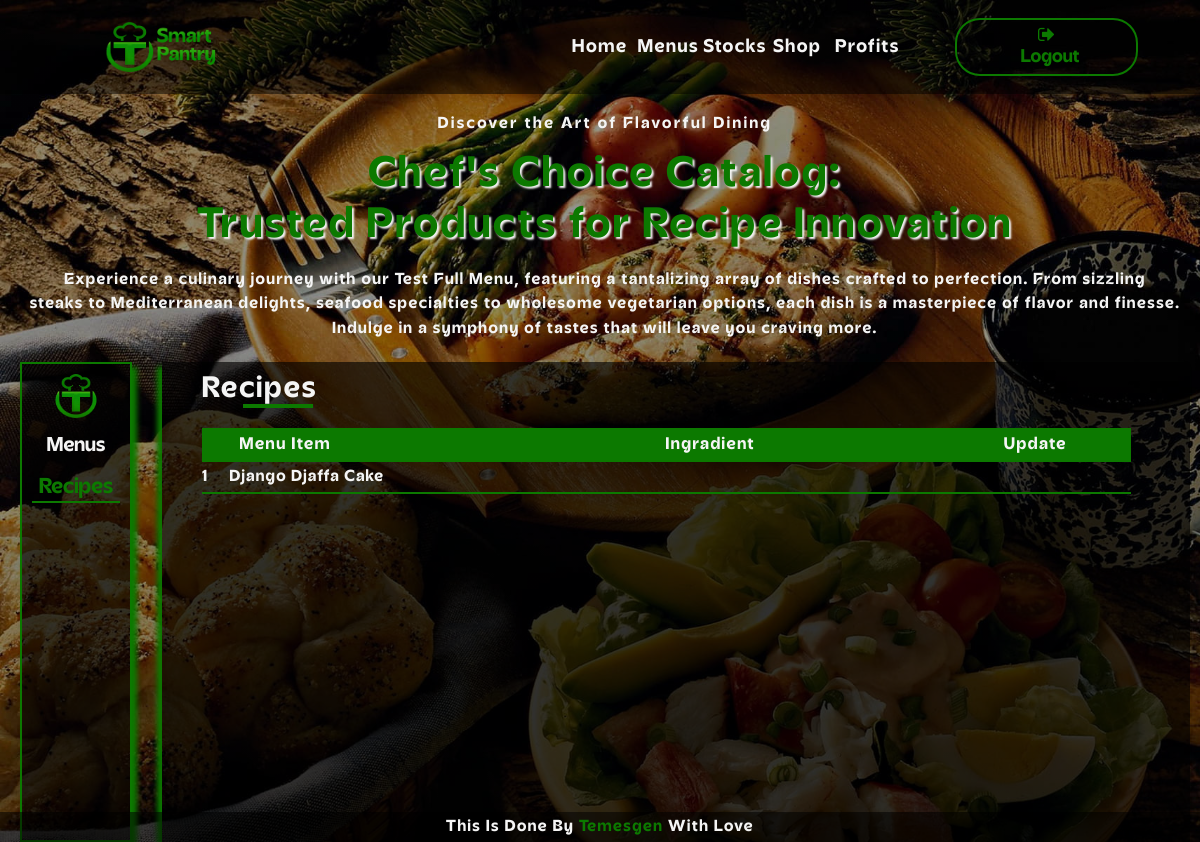
The page /Recipes/ on the database as committed earlier.
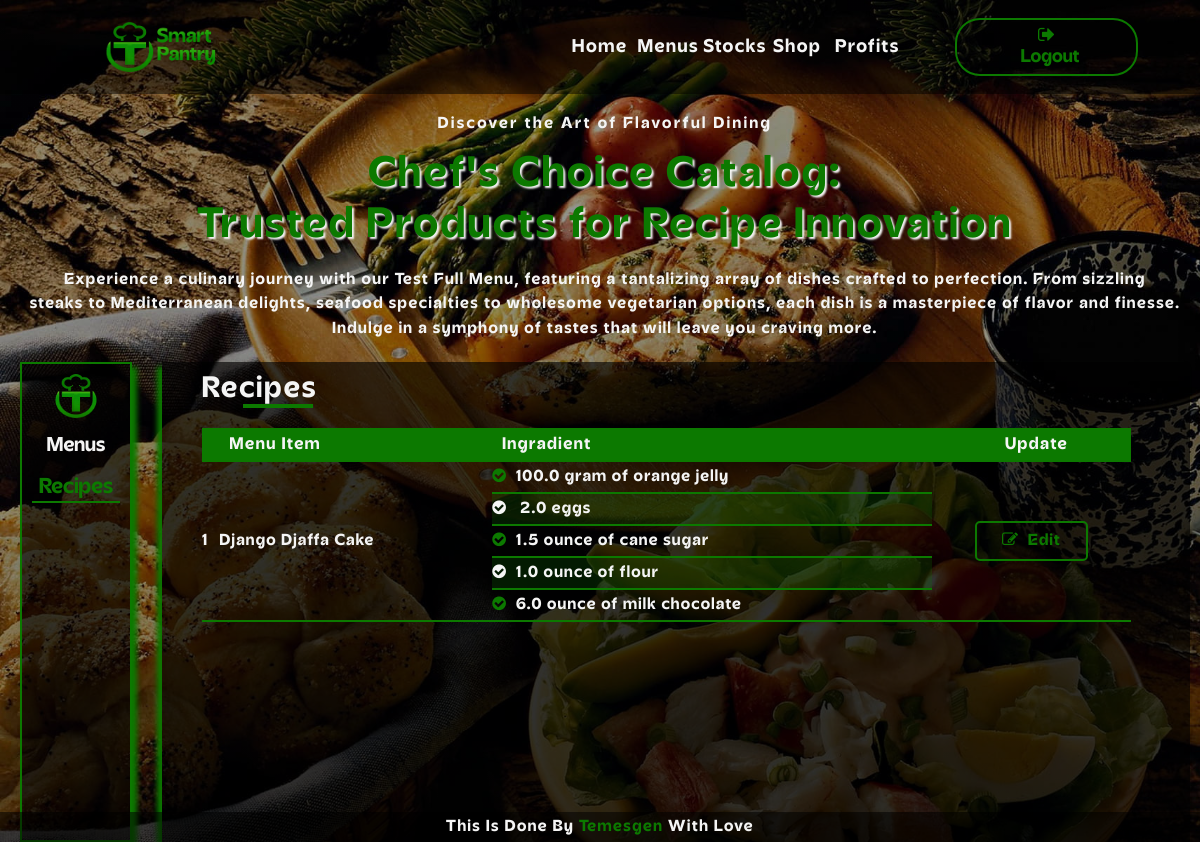
The same page on the database as committed later.
### inventory/models.py (models this page shows)
class MenuItem(models.Model):
    Title = models.CharField(max_length=30)
    Price = models.FloatField()
    Reating = models.IntegerField(default=3)
    Status = models.BooleanField(default=True)

class RecipeRequirement(models.Model):
    Menu_item = models.ForeignKey("MenuItem", verbose_name=("Menu Item"), on_delete=models.CASCADE)
    Ingradint = models.ForeignKey("Ingradient", verbose_name=("Recipe"), on_delete=models.PROTECT)
    Quantity = models.FloatField(default=0, blank=False, null=False)
    Unit = models.CharField(default="gram", max_length=6, choices=units)

class Ingradient(models.Model):
    states = [
        ("li", "liquid"),
        ("so", "solid"),
        ("co", "count")
    ]
    Name = models.CharField(max_length=50)
    State = models.CharField(max_length=2, choices=states)
    Quantity = models.FloatField(default=0)
    Unit = models.CharField(max_length=6, choices=units)
    Unit_price = models.FloatField(default=0)

### inventory/views.py (the view)
# urls.py: path("Recipes/", views.ShowRecipe, name="recipes"),
def ShowRecipe(request):
    menu_items = MenuItem.objects.all()
    context ={
        "menu_items" : menu_items,
    }
    return render(request, "inventory/recipe.html", context)

### inventory/templatetags/my_filters.py (called while the page is built)
@register.filter(name="GetRecipe")
def GetRecipe(ids):
    recipes = RecipeRequirement.objects.filter(Menu_item = ids)
    return recipes

@register.filter(name="length")
def length(i):
    return len(i)

### inventory/templates/inventory/recipe.html (shortened to what this page needs)
{% extends "inventory/base.html" %}
{% load static %}
{% load my_filters %}
{% block head %}
<link rel="stylesheet" href="{% static 'inventory/css/menu.css' %}">
<link rel="stylesheet" href="{%static 'inventory/font-awesome/css/font-awesome.min.css' %}">
<link rel="stylesheet" href="{% static 'inventory/css/recipe.css' %}">
{% endblock %}
{% block content %}
<div class="main">
    <div class="titles">
        <p class="sub_title">Discover the Art of Flavorful Dining</p>
        <h2 class="title">Chef's Choice Catalog: <br>Trusted Products for Recipe Innovation</h2>
        <p class="description">Experience a culinary journey with our Test Full Menu, featuring a tantalizing array of dishes crafted to perfection. From sizzling <br> steaks to Mediterranean delights, seafood specialties to wholesome vegetarian options, each dish is a masterpiece of flavor and finesse. <br> Indulge in a symphony of tastes that will leave you craving more.</p>
    </div>
    <div class="my_column">
        <div class="side_bar">
            <img src="{% static 'inventory/images/logo.png' %}" alt="logo image">
            <a href="{% url 'menu_item' %}">Menus</a>
            <a href="{% url 'recipes' %}" class="current">Recipes</a>
        </div>
        <div class="tables">
            <div class="table_top">
                <h2 class="navigation_Menu">Recipes</h2>
            </div>
            <table>
                <tr>
                    <th></th>
                    <th>Menu Item</th>
                    <th>Ingradient</th>
                    <th style="text-align: center;">Update</th>
                </tr>
            {% for item in menu_items %}
                <tr>
                    <td class="number" rowspan="{{item|GetRecipe | length}}">{{ forloop.counter }}</td>
                    <td rowspan="{{item|GetRecipe | length}}" >{{ item.Title }}</td>
                        {% for rec in item|GetRecipe %}
                            {% if forloop.counter == 1 %}
                            <td>
                                {% if rec.Unit == "count" %}
                                <i class="fa fa-check-circle mycolor"></i> &nbsp;&nbsp;{{ rec.Quantity }} {{ rec.Ingradint.Name }}
                                {% else %}
                                <i class="fa fa-check-circle mycolor"></i>&nbsp;&nbsp;{{ rec.Quantity }} {{ rec.Unit }} of {{ rec.Ingradint.Name }}
                                {% endif %}
                            </td>
                            <td class="btn_box" rowspan="{{item|GetRecipe | length}}"><a href="{% url 'recipe_edit_page' item.id %}" class="btn"><i class="fa fa-pencil-square-o"></i>&nbsp;&nbsp;Edit</a></td>
                            {% else %}
                            <tr>
                                <td>
                                    {% if rec.Unit == "count" %}
                                    <i class="fa fa-check-circle mycolor"></i> &nbsp;&nbsp;{{ rec.Quantity }} {{ rec.Ingradint.Name }}
                                    {% else %}
                                    <i class="fa fa-check-circle mycolor"></i>&nbsp;&nbsp;{{ rec.Quantity }} {{ rec.Unit }} of {{ rec.Ingradint.Name }}
                                    {% endif %}
                                </td>
                            </tr>
                            {% endif %}
                        {% endfor %}
                </tr>
            {% endfor %}
            </table>
        </div>
    </div>
</div>
{% endblock %}

Rows that differ between the two databases and show on the page:
added RecipeRequirement: Quantity "100.0", Unit "gram", Ingradint.Name "orange jelly"
added RecipeRequirement: Quantity "2.0", Ingradint.Name "eggs"
added RecipeRequirement: Quantity "1.5", Unit "ounce", Ingradint.Name "cane sugar"
added RecipeRequirement: Quantity "1.0", Unit "ounce", Ingradint.Name "flour"
added RecipeRequirement: Quantity "6.0", Unit "ounce", Ingradint.Name "milk chocolate"
